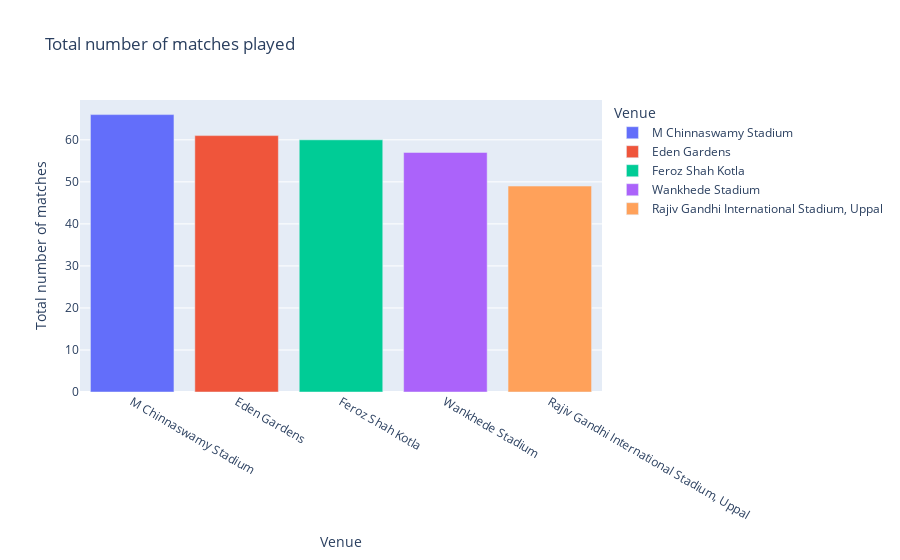

The notebook cell saved with this chart:
### Code cell
# Count the number of matches per venue
matches_per_venue = matches['venue'].value_counts().reset_index().head(5)
matches_per_venue.columns = ['venue', 'matches_count']

# Plot the bar chart
fig = px.bar(matches_per_venue, x='venue', y='matches_count', 
             color='venue', labels={'venue': "Venue", 'matches_count': "Total number of matches"},
             title='Total number of matches played')

fig.update_layout(title='Total number of matches played')
fig.show()

### Figure 1 — Plotly figure (JSON) as saved in the notebook; plotly's stock layout.template omitted (floating-point values rounded to 4 significant figures)
{"data": [{"alignmentgroup": "True", "hovertemplate": "Venue=%{x}<br>Total number of matches=%{y}<extra></extra>", "legendgroup": "M Chinnaswamy Stadium", "marker": {"color": "#636efa", "pattern": {"shape": ""}}, "name": "M Chinnaswamy Stadium", "offsetgroup": "M Chinnaswamy Stadium", "orientation": "v", "showlegend": true, "textposition": "auto", "type": "bar", "x": ["M Chinnaswamy Stadium"], "xaxis": "x", "y": [66], "yaxis": "y"}, {"alignmentgroup": "True", "hovertemplate": "Venue=%{x}<br>Total number of matches=%{y}<extra></extra>", "legendgroup": "Eden Gardens", "marker": {"color": "#EF553B", "pattern": {"shape": ""}}, "name": "Eden Gardens", "offsetgroup": "Eden Gardens", "orientation": "v", "showlegend": true, "textposition": "auto", "type": "bar", "x": ["Eden Gardens"], "xaxis": "x", "y": [61], "yaxis": "y"}, {"alignmentgroup": "True", "hovertemplate": "Venue=%{x}<br>Total number of matches=%{y}<extra></extra>", "legendgroup": "Feroz Shah Kotla", "marker": {"color": "#00cc96", "pattern": {"shape": ""}}, "name": "Feroz Shah Kotla", "offsetgroup": "Feroz Shah Kotla", "orientation": "v", "showlegend": true, "textposition": "auto", "type": "bar", "x": ["Feroz Shah Kotla"], "xaxis": "x", "y": [60], "yaxis": "y"}, {"alignmentgroup": "True", "hovertemplate": "Venue=%{x}<br>Total number of matches=%{y}<extra></extra>", "legendgroup": "Wankhede Stadium", "marker": {"color": "#ab63fa", "pattern": {"shape": ""}}, "name": "Wankhede Stadium", "offsetgroup": "Wankhede Stadium", "orientation": "v", "showlegend": true, "textposition": "auto", "type": "bar", "x": ["Wankhede Stadium"], "xaxis": "x", "y": [57], "yaxis": "y"}, {"alignmentgroup": "True", "hovertemplate": "Venue=%{x}<br>Total number of matches=%{y}<extra></extra>", "legendgroup": "Rajiv Gandhi International Stadium, Uppal", "marker": {"color": "#FFA15A", "pattern": {"shape": ""}}, "name": "Rajiv Gandhi International Stadium, Uppal", "offsetgroup": "Rajiv Gandhi International Stadium, Uppal", "orientation": "v", "showlegend": true, "textposition": "auto", "type": "bar", "x": ["Rajiv Gandhi International Stadium, Uppal"], "xaxis": "x", "y": [49], "yaxis": "y"}], "layout": {"autosize": true, "barmode": "relative", "legend": {"title": {"text": "Venue"}, "tracegroupgap": 0}, "title": {"text": "Total number of matches played"}, "xaxis": {"anchor": "y", "autorange": true, "categoryarray": ["M Chinnaswamy Stadium", "Eden Gardens", "Feroz Shah Kotla", "Wankhede Stadium", "Rajiv Gandhi International Stadium, Uppal"], "categoryorder": "array", "domain": [0, 1], "range": [-0.5, 4.5], "title": {"text": "Venue"}, "type": "category"}, "yaxis": {"anchor": "x", "autorange": true, "domain": [0, 1], "range": [0, 69.47], "title": {"text": "Total number of matches"}, "type": "linear"}}}
